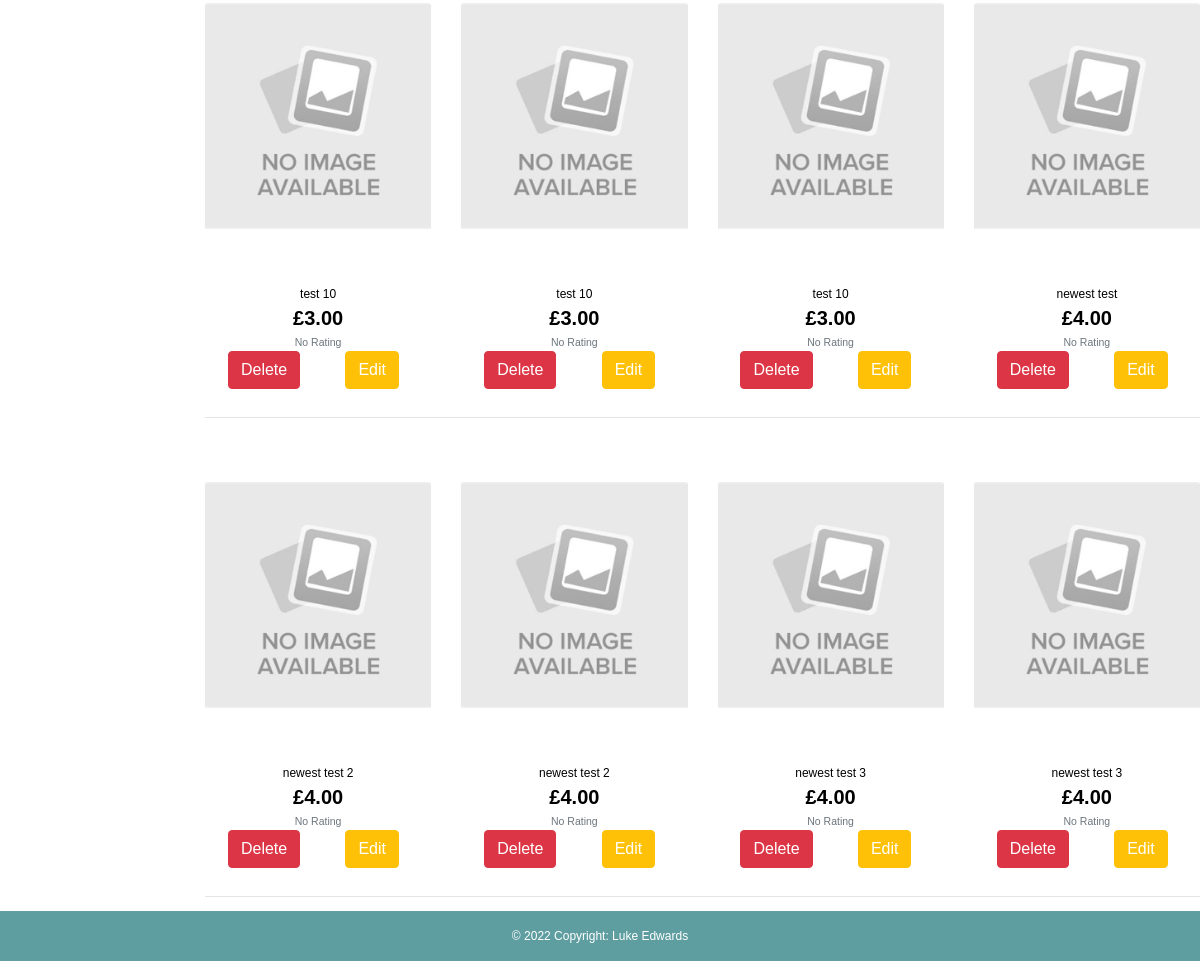
The page /profile/storefront/luketedwards/ (lower part) on the database as committed earlier.
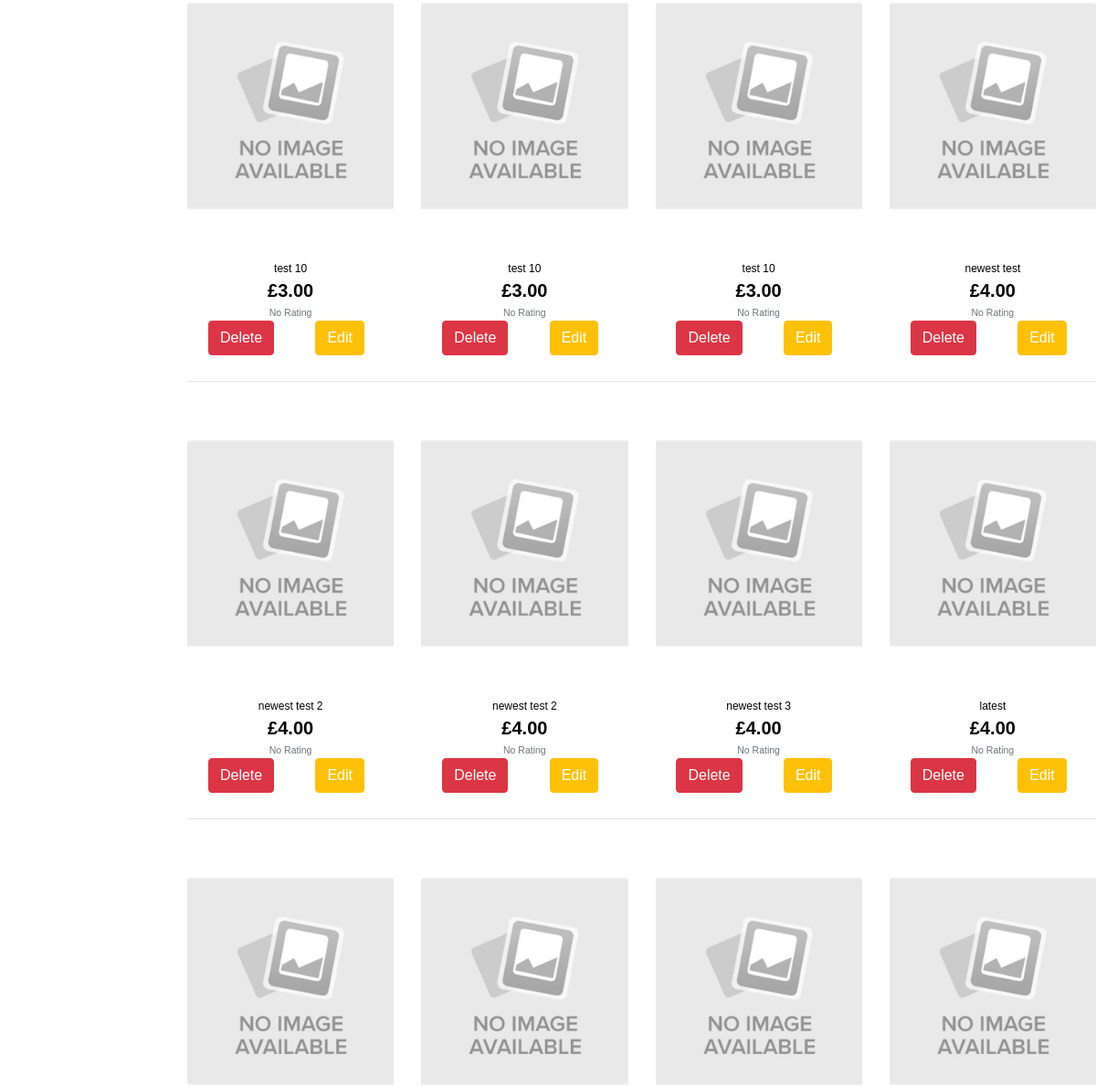
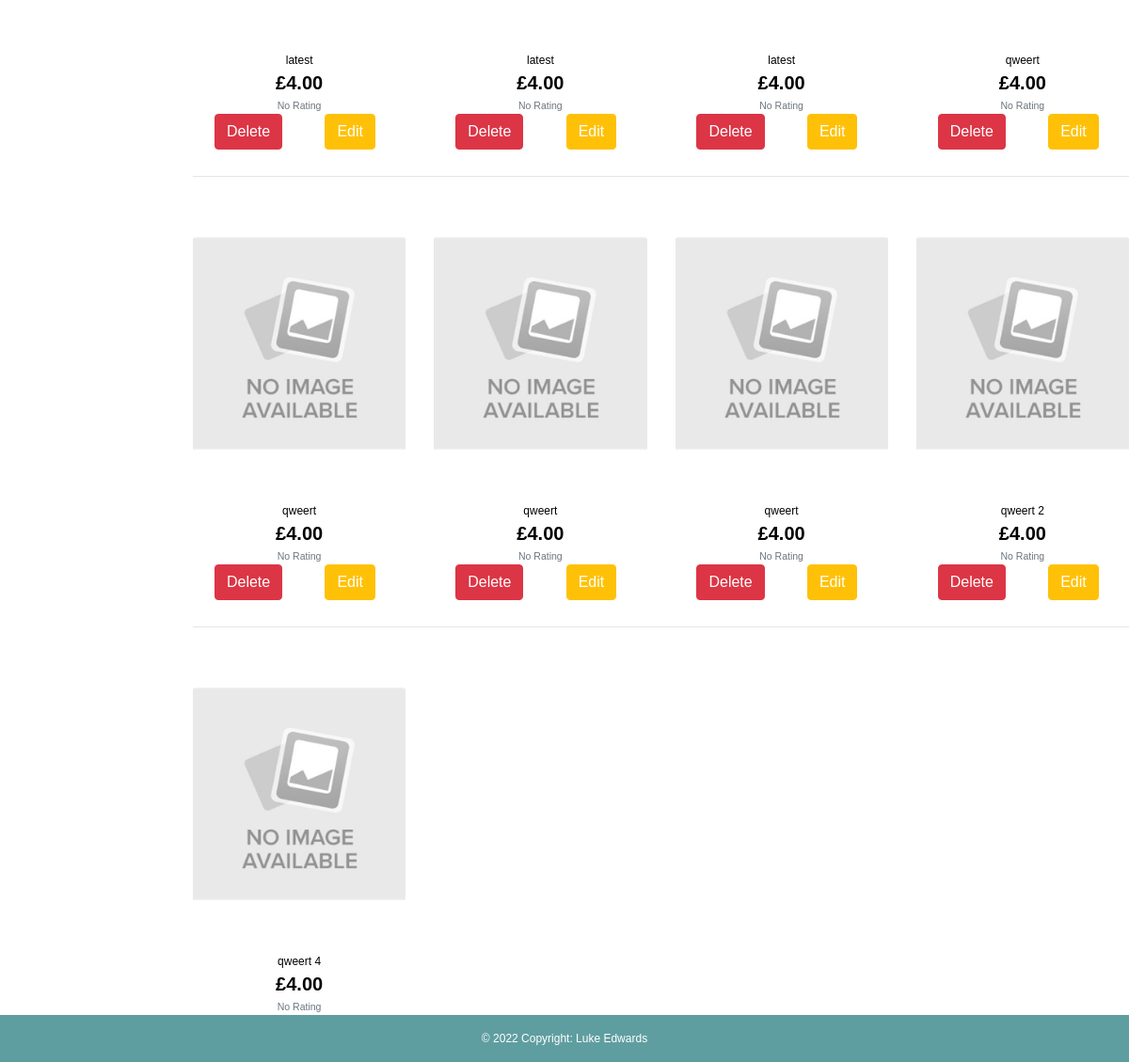
The same page on the database as committed later (2 pictures, top to bottom).
### products/models.py (models this page shows, shortened)
class Product(models.Model):
    genre = models.ForeignKey('Genre', null=True, blank=True, on_delete=models.SET_NULL)
    difficulty = models.ForeignKey('Difficulty', null=True, blank=True, on_delete=models.SET_NULL)
    sku = models.CharField(max_length=254, null=True, blank=True)
    name = models.CharField(max_length=254)
    description = models.TextField()
    price = models.DecimalField(max_digits=6, decimal_places=2)
    rating = models.DecimalField(max_digits=6, decimal_places=2, null=True, blank=True)
    image_url = models.URLField(max_length=1024, null=True, blank=True)
    image = models.ImageField(null=True, blank=True,)
    vendor = models.CharField(max_length=254, null=True)
    PDF = models.FileField(null=True,)
    Guitar_Pro_Unlocked = models.FileField(null=True,)
    Guitar_Pro_Locked = models.FileField(null=True, blank=True)
    video = models.URLField(max_length=1024, null=True, blank=True)

### user_profile/views.py (the view)
# urls.py: path('storefront/<str:username>/', views.other_store, name='storefront_other'),
def other_store(request, username):
    products = Product.objects.all()
    username= username
    queries = Q(vendor__iexact=username)
    products = products.filter(queries)
    product_number = products.count()
    context = {
        'products': products,
        'username': username,
        'product_number': product_number
    }
    if username == request.user.username:
        return render(request, 'user_profile/my_storefront.html', context)
    else:
        return render(request, 'user_profile/other_storefront.html', context)

### cart/contexts.py (called while the page is built, shortened)
def cart_contents(request):
    cart_items = []
    total = 0
    product_count = 0
    cart = request.session.get('cart', {})
    total = total
    context = {
        'cart_items': cart_items,
        'total': total,
        'product_count': product_count,
    }
    return context

### user_profile/templates/user_profile/other_storefront.html (shortened to what this page needs)
{% extends "base.html" %}
{% load static %}
{% block content %}
<div class=" text-black">
  <div class="row">
    <div class="col">
    </div>
    <div class=" col-10 offset-1">
      <div class="row">
        {% for product in products %}
        <div class="col-sm-6 col-md-6 col-lg-4 col-xl-3">
          <div class="card h-100 border-0">
            {% if product.image %}
            <a href="{% url 'product_detail' product.id %}">
                <img class="card-img-top img-fluid border" src="/media/{{product.image}}"
                    alt="{{ product.name }}">
            </a>
            {% else %}
            <a href="{% url 'product_detail' product.id %}">
                <img class="card-img-top img-fluid" src="/media/No_Image_Available.jpg"
                    alt="{{ product.name }}">
            </a>
            {% endif %}
            <div class="card-body pb-0">
            </div>
            <div class="card-footer bg-white pt-0 border-0 text-center">
                <div class="row">
                    <div class="card-body pb-0">
                        <p class="mb-0">{{ product.name }}</p>
                    </div>
                </div>
                <div class="row">
                    <div class="col">
                        <p class="lead mb-0 text-center font-weight-bold">£{{ product.price }}</p>
                        {% if product.rating %}
                        <small class="text-muted"><i class="fas fa-star mr-1"></i>{{ product.rating }} /
                            5</small>
                        {% else %}
                        <small class="text-muted">No Rating</small>
                        {% endif %}
                    </div>
                </div>
                <div class="row g-0">
                    <div class="col d-block p-0 ">
                        <a href="#" data-toggle="modal" data-target="#exampleModal"
                            class="btn btn-danger">Delete</a>
                    </div>
                    <div class="col p-0 ">
                        <a href="{% url 'edit_product' product.id%}"
                            class="btn btn-warning text-white">Edit</a>
                    </div>
                </div>
            </div>
        </div>
        </div>
        {% if forloop.counter|divisibleby:4 %}
        <div class="col-12 d-none d-xl-block mb-5">
          <hr>
        </div>
        {% endif %}
        {% endfor %}
      </div>
    </div>
  </div>
</div>
{% endblock %}

Rows that differ between the two databases and show on the page:
removed Product: name "newest test 3", price "4.00", shows "No Rating"
added Product: name "latest", price "4.00", shows "No Rating"
added Product: name "latest", price "4.00", shows "No Rating"
added Product: name "latest", price "4.00", shows "No Rating"
added Product: name "latest", price "4.00", shows "No Rating"
added Product: name "qweert", price "4.00", shows "No Rating"
added Product: name "qweert", price "4.00", shows "No Rating"
added Product: name "qweert", price "4.00", shows "No Rating"
added Product: name "qweert", price "4.00", shows "No Rating"
added Product: name "qweert 2", price "4.00", shows "No Rating"
added Product: name "qweert 4", price "4.00", shows "No Rating"
